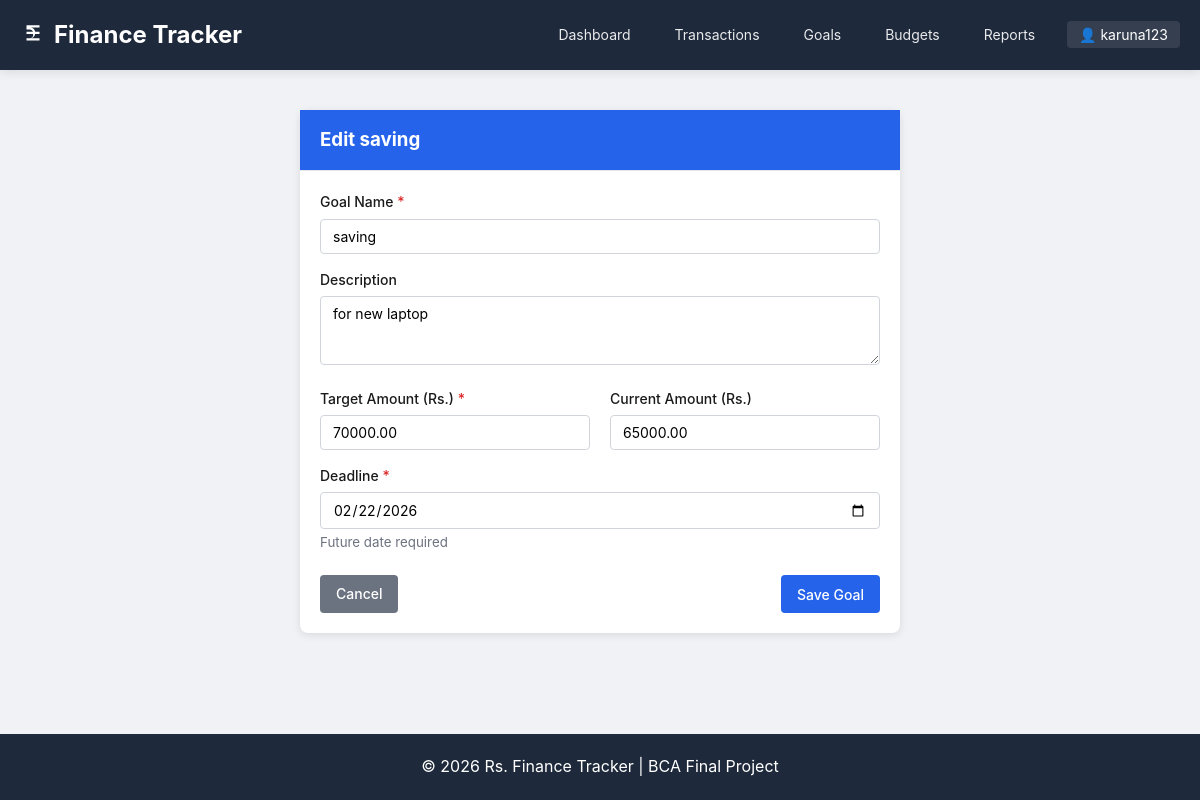
Screenshot of /goals/1/update/ (signed in) with the database file from the repository.
### core/models.py (models this page shows, shortened)
class Goal(models.Model):
    user = models.ForeignKey(User, on_delete=models.CASCADE, related_name='goals')
    name = models.CharField(max_length=100)
    target_amount = models.DecimalField(max_digits=10, decimal_places=2)
    current_amount = models.DecimalField(max_digits=10, decimal_places=2, default=0)
    deadline = models.DateField()
    description = models.TextField(blank=True)
    created_at = models.DateTimeField(auto_now_add=True)
    updated_at = models.DateTimeField(auto_now=True)
    class Meta:
        ordering = ['deadline']

### core/views.py (the view)
# urls.py: path('goals/<int:pk>/update/', views.goal_update, name='goal_update'),
@login_required
def goal_update(request, pk):
    goal = get_object_or_404(Goal, pk=pk, user=request.user)
    if request.method == 'POST':
        form = GoalForm(request.POST, instance=goal)
        if form.is_valid():
            form.save()
            messages.success(request, 'Goal updated successfully!')
            return redirect('goal_detail', pk=goal.pk)
        else:
            messages.error(request, 'Please correct the errors below.')
    else:
        form = GoalForm(instance=goal)
    return render(request, 'core/goal_form.html', {
        'form': form,
        'title': f'Edit {goal.name}',
        'today': date.today()
    })

### core/forms.py (shortened to what this page needs)
class GoalForm(forms.ModelForm):
    class Meta:
        model = Goal
        fields = ['name', 'target_amount', 'current_amount', 'deadline', 'description']
        widgets = {
            'deadline': forms.DateInput(attrs={'type': 'date', 'class': 'form-control'}),
            'name': forms.TextInput(attrs={'class': 'form-control', 'maxlength': '100'}),
            'target_amount': forms.NumberInput(attrs={'class': 'form-control', 'step': '0.01', 'min': '0.01'}),
            'current_amount': forms.NumberInput(attrs={'class': 'form-control', 'step': '0.01', 'min': '0'}),
            'description': forms.Textarea(attrs={'class': 'form-control', 'rows': 3}),
        }

### core/templates/core/goal_form.html (shortened to what this page needs)
{% extends 'core/base.html' %}
{% block content %}
<div style="max-width: 600px; margin: 0 auto;">
    <div class="card">
        <div class="card-header" style="background: #2563eb; color: white;">
            <h3 style="margin: 0;">{{ title }}</h3>
        </div>
        <div class="card-body">
            <form method="post" onsubmit="return validateGoalForm()">
                <div class="form-group">
                    <label class="form-label">Goal Name <span style="color: #dc2626;">*</span></label>
                    <input type="text" name="name" class="form-control" id="nameInput" value="{{ form.name.value|default:'' }}" required
                           onkeypress="return onlyLettersNumbers(event)">
                </div>
                <div class="form-group">
                    <label class="form-label">Description</label>
                    <textarea name="description" class="form-control" rows="3">{{ form.description.value|default:'' }}</textarea>
                </div>
                <div style="display: grid; grid-template-columns: 1fr 1fr; gap: 20px;">
                    <div class="form-group">
                        <label class="form-label">Target Amount (Rs.) <span style="color: #dc2626;">*</span></label>
                        <input type="text" name="target_amount" class="form-control" id="targetAmount" value="{{ form.target_amount.value|default:'' }}" required
                               onkeypress="return onlyNumbers(event)" oninput="this.value = this.value.replace(/[^0-9.]/g, '')">
                    </div>
                    <div class="form-group">
                        <label class="form-label">Current Amount (Rs.)</label>
                        <input type="text" name="current_amount" class="form-control" id="currentAmount" value="{{ form.current_amount.value|default:'0' }}"
                               onkeypress="return onlyNumbers(event)" oninput="this.value = this.value.replace(/[^0-9.]/g, '')">
                    </div>
                </div>
                <div class="form-group">
                    <label class="form-label">Deadline <span style="color: #dc2626;">*</span></label>
                    <input type="date" name="deadline" class="form-control" value="{{ form.deadline.value|date:'Y-m-d'|default:'' }}" required
                           min="{{ today|date:'Y-m-d' }}">
                    <small style="color: #6b7280;">Future date required</small>
                </div>
                <div style="display: flex; justify-content: space-between; margin-top: 20px;">
                    <a href="{% url 'goal_list' %}" class="btn btn-secondary">Cancel</a>
                    <button type="submit" class="btn btn-primary">Save Goal</button>
                </div>
            </form>
        </div>
    </div>
</div>
{% endblock %}

### core/templates/core/base.html (shortened to what this page needs)
{% load static %}
<!DOCTYPE html>
<html lang="en">
<head>
</head>
<body>
    <header class="header">
        <div class="container">
            <div class="logo">
                <a href="{% url 'dashboard' %}">
                    <svg xmlns="http://www.w3.org/2000/svg" width="26" height="26" viewBox="0 0 24 24" fill="currentColor">
                        <path d="M6 3h12v2H9.41A5.002 5.002 0 0114 9h4v2h-4a5.002 5.002 0 01-4.59 4H18v2H6v-2h3.41A3.001 3.001 0 0012 11H6V9h6a3.001 3.001 0 00-2.59-2H6V3z"/>
                    </svg>
                    Finance Tracker
                </a>
            </div>
            <nav class="nav">
                {% if user.is_authenticated %}
                    <a href="{% url 'dashboard' %}" class="nav-link">Dashboard</a>
                    <a href="{% url 'transaction_list' %}" class="nav-link">Transactions</a>
                    <a href="{% url 'goal_list' %}" class="nav-link">Goals</a>
                    <a href="{% url 'budget_list' %}" class="nav-link">Budgets</a>
                    <a href="{% url 'financial_report' %}" class="nav-link">Reports</a>
                    <div class="user-menu">
                        <span class="username">👤 {{ user.username }}</span>
                    </div>
                {% else %}
                    <a href="{% url 'login' %}" class="nav-link">Login</a>
                    <a href="{% url 'register' %}" class="nav-link">Register</a>
                {% endif %}
            </nav>
        </div>
    </header>
    <main class="main">
        <div class="container">
            {% block content %}{% endblock %}
        </div>
    </main>
    <footer class="footer">
        <div class="container">
            <p>© {% now "Y" %} Rs. Finance Tracker | BCA Final Project</p>
        </div>
    </footer>
</body>
</html>

### core/templates/core/base.html (style rules this page uses)
* { margin: 0; padding: 0; box-sizing: border-box; font-family: -apple-system, BlinkMacSystemFont, 'Segoe UI', Roboto, Oxygen, Ubuntu, sans-serif; }
body { background: #f0f2f5; color: #1a1a1a; line-height: 1.6; min-height: 100vh; display: flex; flex-direction: column; }
.container { max-width: 1200px; margin: 0 auto; padding: 0 20px; width: 100%; }
.header { background: #1e293b; color: white; padding: 1rem 0; box-shadow: 0 2px 10px rgba(0,0,0,0.1); }
.header .container { display: flex; justify-content: space-between; align-items: center; flex-wrap: wrap; gap: 15px; }
.logo a { color: white; text-decoration: none; font-size: 1.5rem; font-weight: bold; display: flex; align-items: center; gap: 8px; }
.nav { display: flex; gap: 20px; align-items: center; flex-wrap: wrap; }
.nav-link { color: rgba(255,255,255,0.9); text-decoration: none; padding: 5px 12px; border-radius: 4px; font-size: 14px; transition: all 0.3s; }
.user-menu { position: relative; display: inline-block; }
.username { background: rgba(255,255,255,0.1); padding: 5px 12px; border-radius: 4px; cursor: pointer; font-size: 14px; }
.main { flex: 1; padding: 40px 0; }
.footer { background: #1e293b; color: white; text-align: center; padding: 20px 0; margin-top: auto; }
.btn { display: inline-block; padding: 8px 16px; border-radius: 4px; text-decoration: none; border: none; cursor: pointer; font-size: 14px; font-weight: 500; transition: all 0.3s; }
.btn-primary { background: #2563eb; color: white; }
.btn-secondary { background: #6b7280; color: white; }
.card { background: white; border-radius: 8px; box-shadow: 0 2px 8px rgba(0,0,0,0.1); margin-bottom: 20px; }
.card-header { padding: 15px 20px; border-bottom: 1px solid #e5e7eb; font-weight: bold; }
.card-body { padding: 20px; }
.form-group { margin-bottom: 15px; }
.form-label { display: block; margin-bottom: 5px; font-weight: 500; font-size: 14px; }
.form-control { width: 100%; padding: 8px 12px; border: 1px solid #d1d5db; border-radius: 4px; font-size: 14px; }

### rows the page displays
Goal: name "saving", description "for new laptop", target_amount "70000.00", current_amount "65000.00", deadline "02/22/2026"

### other values shown
{{ user.username }} "karuna123"
{{ title }} "Edit saving"
